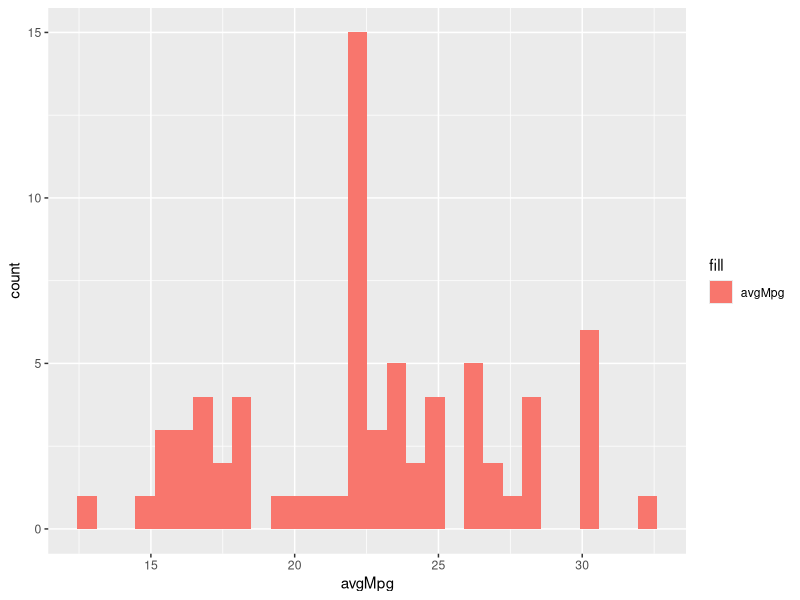

Generate this figure with R:
## ---- chunk 1
# tidyverse packages
library(dplyr)       # cleaning data
library(ggplot2)     # plotting data
## ---- chunk 2
autoData <- mpg
## ---- chunk 3
carsData <- rename(autoData, hwyMpg = hwy)
## ---- chunk 4
vehicleData <- rename(autoData, hwyMpg = hwy)
## ---- chunk 5
head(autoData)
## ---- chunk 6
autoData <- arrange(autoData, cty)
head(autoData)
## ---- chunk 7
autoData <- arrange(autoData, desc(cty))
head(autoData)
## ---- chunk 8
nrow(autoData)
## ---- chunk 9
himpg <- filter(autoData, hwy >= 30)
nrow(himpg)
## ---- chunk 10
subaru <- filter(autoData, manufacturer == "subaru")
nrow(subaru)
## ---- chunk 11
brands <- select(autoData, manufacturer, model, year)
head(brands)
## ---- chunk 12
noEngine <- select(autoData, -displ, -cyl, -trans, -drv)
head(noEngine)
## ---- chunk 13
autoData <- mutate(autoData, avgMpg = (cty+hwy)/2)
## ---- chunk 14
autoData <- mutate(autoData, hiMpg = ifelse(hwy >= 30, TRUE, FALSE))
## ---- chunk 15
autoData <- mutate(autoData, subaruBin = ifelse(manufacturer == "subaru", TRUE, FALSE))
## ---- chunk 16
autoData %>%
  select(manufacturer, model, cty, hwy) %>%
  rename(cityMpg = cty) %>%
  rename(hwyMpg = hwy) %>%
  filter(manufacturer == "honda" | 
           manufacturer == "nissan" | 
           manufacturer == "subaru" |
           manufacturer == "toyota") %>%
  mutate(avgMpg = (cityMpg+hwyMpg)/2) %>%
  arrange(avgMpg) -> japaneseAutos
## ---- chunk 17
autoData %>%
  select(manufacturer, model, cty, hwy) %>%
  rename(cityMpg = cty) %>%
  rename(hwyMpg = hwy) %>%
  filter(manufacturer == "honda" | 
           manufacturer == "nissan" | 
           manufacturer == "subaru" |
           manufacturer == "toyota") %>%
  mutate(avgMpg = (cityMpg+hwyMpg)/2) %>%
  arrange(avgMpg) %>%
  ggplot() +
    geom_histogram(mapping = aes(avgMpg, fill = "avgMpg"))
